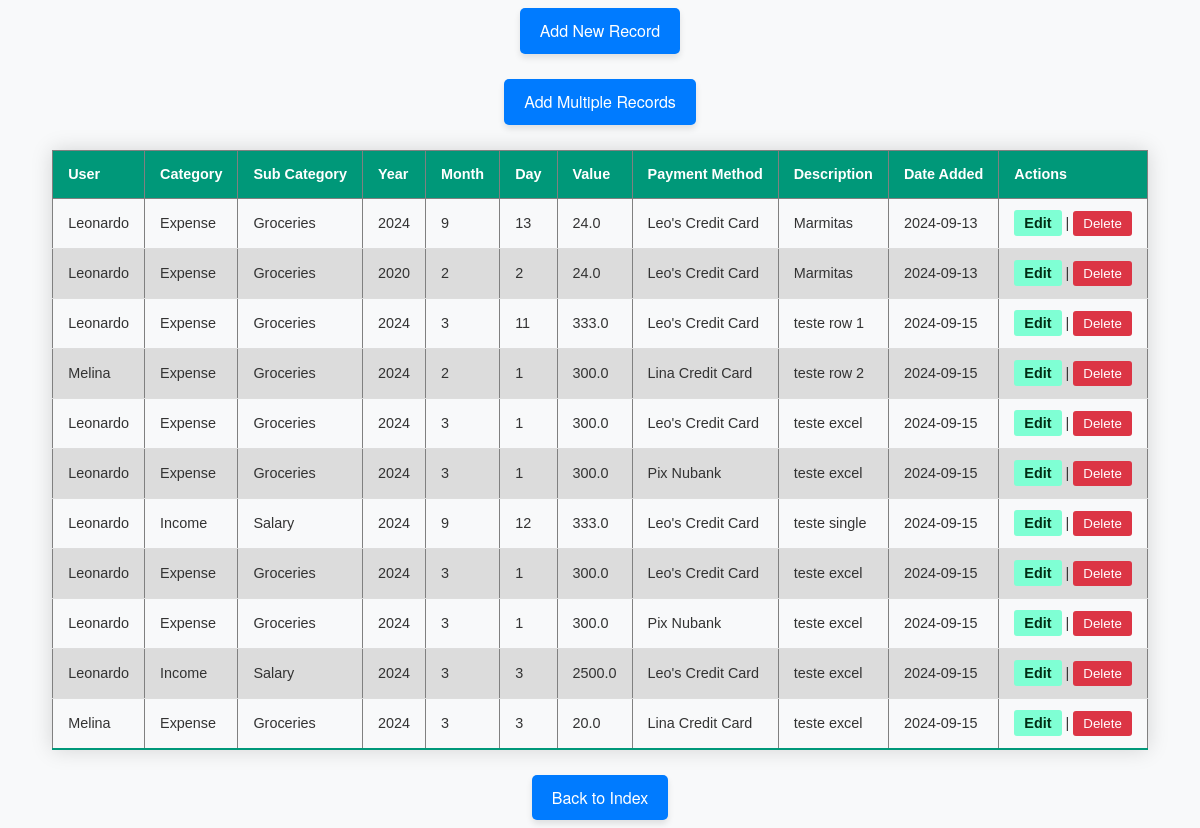
Page /main_table/ on the committed database.
### models.py (models this page shows)
class MainTable(db.Model):
    __tablename__ = 'main_table'
    record_id = db.Column(db.Integer, primary_key=True, autoincrement=True)
    user_id = db.Column(db.Integer, db.ForeignKey('user_table.user_id'), nullable=False)
    category_id = db.Column(db.Integer, db.ForeignKey('category_table.category_id'), nullable=False)
    sub_category_id = db.Column(db.Integer, db.ForeignKey('sub_category.sub_category_id'), nullable=False)
    payment_method_id = db.Column(db.Integer, db.ForeignKey('payment_method.payment_method_id'), nullable=False)
    year = db.Column(db.Integer, nullable=False)
    month = db.Column(db.Integer, nullable=False)
    day = db.Column(db.Integer)
    date_added = db.Column(db.Date, nullable=False)
    value = db.Column(db.Float, nullable=False)
    description = db.Column(db.String)
    user = db.relationship('User', back_populates='main_records')
    category = db.relationship('Category')
    sub_category = db.relationship('SubCategory', back_populates='main_records')
    payment_method = db.relationship('PaymentMethod', back_populates='main_records')

class User(db.Model):
    __tablename__ = 'user_table'
    user_id = db.Column(db.Integer, primary_key=True, autoincrement=True)
    username = db.Column(db.String, nullable=False)
    main_records = db.relationship('MainTable', back_populates='user')
    payment_methods = db.relationship('PaymentMethod', back_populates='user')

class Category(db.Model):
    __tablename__ = 'category_table'
    category_id = db.Column(db.Integer, primary_key=True, autoincrement=True)
    category_name = db.Column(db.String, nullable=False, unique=True)
    sub_categories = db.relationship('SubCategory', back_populates='category')
    main_records = db.relationship('MainTable', back_populates='category')

class SubCategory(db.Model):
    __tablename__ = 'sub_category'
    sub_category_id = db.Column(db.Integer, primary_key=True, autoincrement=True)
    sub_category_name = db.Column(db.String, nullable=False)
    category_id = db.Column(db.Integer, db.ForeignKey('category_table.category_id'))
    category = db.relationship('Category', back_populates='sub_categories')
    main_records = db.relationship('MainTable', back_populates='sub_category')

class PaymentMethod(db.Model):
    __tablename__ = 'payment_method'
    payment_method_id = db.Column(db.Integer, primary_key=True, autoincrement=True)
    method_name = db.Column(db.String, nullable=False)
    user_id = db.Column(db.Integer, db.ForeignKey('user_table.user_id'), nullable=False)
    bank_name = db.Column(db.String)
    user = db.relationship('User', back_populates='payment_methods')
    main_records = db.relationship('MainTable', back_populates='payment_method')

### personal_finance_app/routes/main_table.py (the view)
@main_table_bp.route('/')
def view_main_table():
    records = MainTable.query.all()
    return render_template('main_table/view_main_table.html', records=records)

### personal_finance_app/templates/main_table/view_main_table.html (shortened to what this page needs)
<!DOCTYPE html>
<html lang="en">
<head>
    <link rel="stylesheet" href="{{ url_for('static', filename='css/global.css') }}">
</head>
<body>
    <a href="{{ url_for('main_table.add_record') }}" class="custom-link">Add New Record</a>
    <br>
    <a href="{{ url_for('main_table.add_multiple_records') }}" class="custom-link">Add Multiple Records</a>
    <table class="styled-table" border="1">
        <thead>
            <tr>
                <th>User</th>
                <th>Category</th>
                <th>Sub Category</th>
                <th>Year</th>
                <th>Month</th>
                <th>Day</th>
                <th>Value</th>
                <th>Payment Method</th>
                <th>Description</th>
                <th>Date Added</th>
                <th>Actions</th>
            </tr>
        </thead>
        <tbody>
            {% for record in records %}
            <tr>
                <td>{{ record.user.username }}</td>
                <td>{{ record.category.category_name }}</td>
                <td>{{ record.sub_category.sub_category_name }}</td>
                <td>{{ record.year }}</td>
                <td>{{ record.month }}</td>
                <td>{{ record.day }}</td>
                <td>{{ record.value }}</td>
                <td>{{ record.payment_method.method_name }}</td>
                <td>{{ record.description }}</td>
                <td>{{ record.date_added }}</td>
                <td>
                    <a href="{{ url_for('main_table.edit_record', record_id=record.record_id) }}" class="custom-edit-link">Edit</a> |
                    <form action="{{ url_for('main_table.delete_record', record_id=record.record_id) }}" method="POST" class="custom-delete-form" onsubmit="return confirmDelete();">
                        <button type="submit" class="custom-delete-button">Delete</button>
                    </form>
                </td>
            </tr>
            {% endfor %}
        </tbody>
    </table>
    <a href="{{ url_for('index') }}" class="custom-link">Back to Index</a>
</body>
</html>

### personal_finance_app/static/css/global.css (style rules this page uses)
body { font-family: 'Helvetica Neue', Arial, sans-serif; line-height: 1.6; margin: 2; padding: 0; background-color: #f8f9fa; color: #333; display: flex; flex-direction: column; align-items: center; justify-content: center; }
a { color: #007bff; text-decoration: none; position: relative; }
a:before { content: ''; position: absolute; width: 100%; height: 2px; bottom: 0; left: 0; background-color: #007bff; visibility: hidden; transform: scaleX(0); transition: all 0.3s ease-in-out; }
.styled-table { border-collapse: collapse; margin: 25px 0; font-size: 0.9em; font-family: sans-serif; min-width: 400px; box-shadow: 0 0 20px rgba(0, 0, 0, 0.15); }
.styled-table thead tr { background-color: #009879; color: #ffffff; text-align: left; }
.styled-table th, .styled-table td { padding: 12px 15px; }
.styled-table tbody tr { border-bottom: 1px solid #dddddd; }
.styled-table tbody tr:nth-of-type(even) { background-color: #dcdcdc; }
.styled-table tbody tr:last-of-type { border-bottom: 2px solid #009879; }
.custom-link { display: inline-block; padding: 10px 20px; background-color: #007bff; color: white; text-decoration: none; border-radius: 5px; box-shadow: 0 4px 6px rgba(0, 0, 0, 0.1); transition: background-color 0.3s ease, box-shadow 0.3s ease; }
.custom-edit-link { color: #002d14; background-color: aquamarine; text-decoration: none; font-weight: bold; padding: 5px 10px; border-radius: 3px; transition: background-color 0.3s ease, color 0.3s ease; }
.custom-delete-form { display: inline-block; }
.custom-delete-button { background-color: #dc3545; color: white; border: none; padding: 5px 10px; border-radius: 3px; cursor: pointer; transition: background-color 0.3s ease; }

### rows in the picture
MainTable: user.username "Leonardo", category.category_name "Expense", sub_category.sub_category_name "Groceries", year "2024", month "9", day "13", value "24.0", payment_method.method_name "Leo's Credit Card", description "Marmitas", date_added "2024-09-13"
MainTable: user.username "Leonardo", category.category_name "Expense", sub_category.sub_category_name "Groceries", year "2020", month "2", day "2", value "24.0", payment_method.method_name "Leo's Credit Card", description "Marmitas", date_added "2024-09-13"
MainTable: user.username "Leonardo", category.category_name "Expense", sub_category.sub_category_name "Groceries", year "2024", month "3", day "11", value "333.0", payment_method.method_name "Leo's Credit Card", description "teste row 1", date_added "2024-09-15"
MainTable: user.username "Melina", category.category_name "Expense", sub_category.sub_category_name "Groceries", year "2024", month "2", day "1", value "300.0", payment_method.method_name "Lina Credit Card", description "teste row 2", date_added "2024-09-15"
MainTable: user.username "Leonardo", category.category_name "Expense", sub_category.sub_category_name "Groceries", year "2024", month "3", day "1", value "300.0", payment_method.method_name "Leo's Credit Card", description "teste excel", date_added "2024-09-15"
MainTable: user.username "Leonardo", category.category_name "Expense", sub_category.sub_category_name "Groceries", year "2024", month "3", day "1", value "300.0", payment_method.method_name "Pix Nubank", description "teste excel", date_added "2024-09-15"
MainTable: user.username "Leonardo", category.category_name "Income", sub_category.sub_category_name "Salary", year "2024", month "9", day "12", value "333.0", payment_method.method_name "Leo's Credit Card", description "teste single", date_added "2024-09-15"
MainTable: user.username "Leonardo", category.category_name "Expense", sub_category.sub_category_name "Groceries", year "2024", month "3", day "1", value "300.0", payment_method.method_name "Leo's Credit Card", description "teste excel", date_added "2024-09-15"
MainTable: user.username "Leonardo", category.category_name "Expense", sub_category.sub_category_name "Groceries", year "2024", month "3", day "1", value "300.0", payment_method.method_name "Pix Nubank", description "teste excel", date_added "2024-09-15"
MainTable: user.username "Leonardo", category.category_name "Income", sub_category.sub_category_name "Salary", year "2024", month "3", day "3", value "2500.0", payment_method.method_name "Leo's Credit Card", description "teste excel", date_added "2024-09-15"
MainTable: user.username "Melina", category.category_name "Expense", sub_category.sub_category_name "Groceries", year "2024", month "3", day "3", value "20.0", payment_method.method_name "Lina Credit Card", description "teste excel", date_added "2024-09-15"
